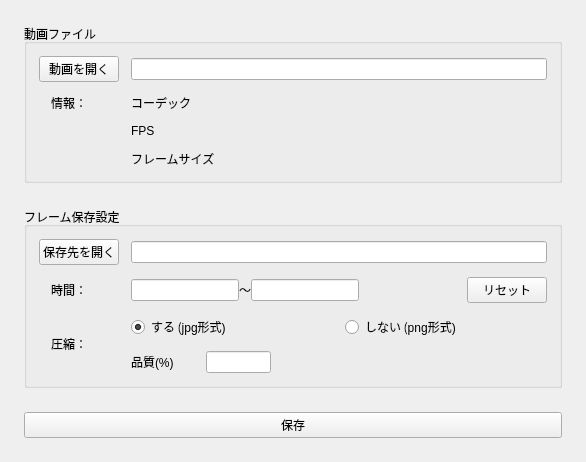
<?xml version="1.0" encoding="UTF-8"?>
<ui version="4.0">
 <class>MainWindow</class>
 <widget class="QMainWindow" name="MainWindow">
  <property name="geometry">
   <rect>
    <x>0</x>
    <y>0</y>
    <width>586</width>
    <height>437</height>
   </rect>
  </property>
  <property name="sizePolicy">
   <sizepolicy hsizetype="Fixed" vsizetype="Fixed">
    <horstretch>0</horstretch>
    <verstretch>0</verstretch>
   </sizepolicy>
  </property>
  <property name="font">
   <font>
    <family>Meiryo UI</family>
    <pointsize>9</pointsize>
   </font>
  </property>
  <property name="windowTitle">
   <string>V2Img</string>
  </property>
  <widget class="QWidget" name="centralwidget">
   <property name="sizePolicy">
    <sizepolicy hsizetype="Preferred" vsizetype="Fixed">
     <horstretch>0</horstretch>
     <verstretch>0</verstretch>
    </sizepolicy>
   </property>
   <layout class="QVBoxLayout" name="verticalLayout_2">
    <property name="spacing">
     <number>24</number>
    </property>
    <property name="leftMargin">
     <number>24</number>
    </property>
    <property name="topMargin">
     <number>24</number>
    </property>
    <property name="rightMargin">
     <number>24</number>
    </property>
    <property name="bottomMargin">
     <number>24</number>
    </property>
    <item>
     <widget class="QGroupBox" name="targetVideoGroupBox">
      <property name="title">
       <string>動画ファイル</string>
      </property>
      <layout class="QVBoxLayout" name="verticalLayout_3">
       <property name="spacing">
        <number>0</number>
       </property>
       <property name="leftMargin">
        <number>0</number>
       </property>
       <property name="topMargin">
        <number>0</number>
       </property>
       <property name="rightMargin">
        <number>0</number>
       </property>
       <property name="bottomMargin">
        <number>0</number>
       </property>
       <item>
        <layout class="QGridLayout" name="gridLayout">
         <property name="leftMargin">
          <number>12</number>
         </property>
         <property name="topMargin">
          <number>12</number>
         </property>
         <property name="rightMargin">
          <number>12</number>
         </property>
         <property name="bottomMargin">
          <number>12</number>
         </property>
         <property name="spacing">
          <number>12</number>
         </property>
         <item row="1" column="2">
          <widget class="QLabel" name="codecLabel">
           <property name="sizePolicy">
            <sizepolicy hsizetype="Expanding" vsizetype="Fixed">
             <horstretch>0</horstretch>
             <verstretch>0</verstretch>
            </sizepolicy>
           </property>
           <property name="text">
            <string/>
           </property>
          </widget>
         </item>
         <item row="0" column="1" colspan="2">
          <widget class="QLineEdit" name="videoPathLineEdit">
           <property name="sizePolicy">
            <sizepolicy hsizetype="Expanding" vsizetype="Fixed">
             <horstretch>0</horstretch>
             <verstretch>0</verstretch>
            </sizepolicy>
           </property>
           <property name="text">
            <string/>
           </property>
           <property name="readOnly">
            <bool>true</bool>
           </property>
          </widget>
         </item>
         <item row="1" column="0">
          <widget class="QLabel" name="label">
           <property name="text">
            <string>　情報：</string>
           </property>
           <property name="alignment">
            <set>Qt::AlignLeading|Qt::AlignLeft|Qt::AlignVCenter</set>
           </property>
          </widget>
         </item>
         <item row="0" column="0">
          <widget class="QPushButton" name="openVideoButton">
           <property name="sizePolicy">
            <sizepolicy hsizetype="Fixed" vsizetype="Fixed">
             <horstretch>0</horstretch>
             <verstretch>0</verstretch>
            </sizepolicy>
           </property>
           <property name="maximumSize">
            <size>
             <width>16777215</width>
             <height>16777215</height>
            </size>
           </property>
           <property name="text">
            <string>動画を開く</string>
           </property>
          </widget>
         </item>
         <item row="1" column="1">
          <widget class="QLabel" name="label_14">
           <property name="sizePolicy">
            <sizepolicy hsizetype="Fixed" vsizetype="Fixed">
             <horstretch>0</horstretch>
             <verstretch>0</verstretch>
            </sizepolicy>
           </property>
           <property name="text">
            <string>コーデック</string>
           </property>
          </widget>
         </item>
         <item row="2" column="1">
          <widget class="QLabel" name="label_19">
           <property name="sizePolicy">
            <sizepolicy hsizetype="Fixed" vsizetype="Fixed">
             <horstretch>0</horstretch>
             <verstretch>0</verstretch>
            </sizepolicy>
           </property>
           <property name="text">
            <string>FPS</string>
           </property>
          </widget>
         </item>
         <item row="3" column="1">
          <widget class="QLabel" name="label_15">
           <property name="sizePolicy">
            <sizepolicy hsizetype="Fixed" vsizetype="Fixed">
             <horstretch>0</horstretch>
             <verstretch>0</verstretch>
            </sizepolicy>
           </property>
           <property name="text">
            <string>フレームサイズ</string>
           </property>
          </widget>
         </item>
         <item row="3" column="2">
          <widget class="QLabel" name="frameSizeLabel">
           <property name="sizePolicy">
            <sizepolicy hsizetype="Expanding" vsizetype="Fixed">
             <horstretch>0</horstretch>
             <verstretch>0</verstretch>
            </sizepolicy>
           </property>
           <property name="text">
            <string/>
           </property>
          </widget>
         </item>
         <item row="2" column="2">
          <widget class="QLabel" name="fpsLabel">
           <property name="sizePolicy">
            <sizepolicy hsizetype="Expanding" vsizetype="Fixed">
             <horstretch>0</horstretch>
             <verstretch>0</verstretch>
            </sizepolicy>
           </property>
           <property name="text">
            <string/>
           </property>
          </widget>
         </item>
        </layout>
       </item>
      </layout>
     </widget>
    </item>
    <item>
     <widget class="QGroupBox" name="frameSettingsGroupBox">
      <property name="enabled">
       <bool>true</bool>
      </property>
      <property name="title">
       <string>フレーム保存設定</string>
      </property>
      <layout class="QVBoxLayout" name="verticalLayout_4">
       <property name="spacing">
        <number>0</number>
       </property>
       <property name="leftMargin">
        <number>0</number>
       </property>
       <property name="topMargin">
        <number>0</number>
       </property>
       <property name="rightMargin">
        <number>0</number>
       </property>
       <property name="bottomMargin">
        <number>0</number>
       </property>
       <item>
        <layout class="QGridLayout" name="gridLayout_2">
         <property name="leftMargin">
          <number>12</number>
         </property>
         <property name="topMargin">
          <number>12</number>
         </property>
         <property name="rightMargin">
          <number>12</number>
         </property>
         <property name="bottomMargin">
          <number>12</number>
         </property>
         <property name="spacing">
          <number>12</number>
         </property>
         <item row="1" column="0">
          <widget class="QLabel" name="label_21">
           <property name="sizePolicy">
            <sizepolicy hsizetype="Fixed" vsizetype="Fixed">
             <horstretch>0</horstretch>
             <verstretch>0</verstretch>
            </sizepolicy>
           </property>
           <property name="text">
            <string>　時間：</string>
           </property>
          </widget>
         </item>
         <item row="2" column="0">
          <widget class="QLabel" name="label_12">
           <property name="sizePolicy">
            <sizepolicy hsizetype="Fixed" vsizetype="Fixed">
             <horstretch>0</horstretch>
             <verstretch>0</verstretch>
            </sizepolicy>
           </property>
           <property name="text">
            <string>　圧縮：</string>
           </property>
           <property name="alignment">
            <set>Qt::AlignLeading|Qt::AlignLeft|Qt::AlignVCenter</set>
           </property>
          </widget>
         </item>
         <item row="0" column="1">
          <widget class="QLineEdit" name="savedirPathLineEdit">
           <property name="text">
            <string/>
           </property>
           <property name="readOnly">
            <bool>true</bool>
           </property>
          </widget>
         </item>
         <item row="2" column="1">
          <layout class="QGridLayout" name="gridLayout_4" columnstretch="1,1">
           <item row="1" column="0">
            <layout class="QHBoxLayout" name="horizontalLayout_3">
             <item>
              <widget class="QLabel" name="label_13">
               <property name="sizePolicy">
                <sizepolicy hsizetype="Expanding" vsizetype="Fixed">
                 <horstretch>0</horstretch>
                 <verstretch>0</verstretch>
                </sizepolicy>
               </property>
               <property name="text">
                <string>品質(%)</string>
               </property>
               <property name="alignment">
                <set>Qt::AlignLeading|Qt::AlignLeft|Qt::AlignVCenter</set>
               </property>
              </widget>
             </item>
             <item>
              <widget class="QLineEdit" name="jpegQualityLineEdit">
               <property name="sizePolicy">
                <sizepolicy hsizetype="Expanding" vsizetype="Fixed">
                 <horstretch>0</horstretch>
                 <verstretch>0</verstretch>
                </sizepolicy>
               </property>
               <property name="maximumSize">
                <size>
                 <width>65</width>
                 <height>16777215</height>
                </size>
               </property>
               <property name="text">
                <string/>
               </property>
               <property name="maxLength">
                <number>5</number>
               </property>
              </widget>
             </item>
             <item>
              <spacer name="horizontalSpacer">
               <property name="orientation">
                <enum>Qt::Horizontal</enum>
               </property>
               <property name="sizeHint" stdset="0">
                <size>
                 <width>40</width>
                 <height>20</height>
                </size>
               </property>
              </spacer>
             </item>
            </layout>
           </item>
           <item row="0" column="0">
            <widget class="QRadioButton" name="doCompressRadio">
             <property name="sizePolicy">
              <sizepolicy hsizetype="Expanding" vsizetype="Fixed">
               <horstretch>0</horstretch>
               <verstretch>0</verstretch>
              </sizepolicy>
             </property>
             <property name="text">
              <string>する (jpg形式)</string>
             </property>
             <property name="checked">
              <bool>true</bool>
             </property>
            </widget>
           </item>
           <item row="0" column="1">
            <widget class="QRadioButton" name="noCompressRadio">
             <property name="sizePolicy">
              <sizepolicy hsizetype="Expanding" vsizetype="Fixed">
               <horstretch>0</horstretch>
               <verstretch>0</verstretch>
              </sizepolicy>
             </property>
             <property name="text">
              <string>しない (png形式)</string>
             </property>
            </widget>
           </item>
          </layout>
         </item>
         <item row="1" column="1">
          <layout class="QHBoxLayout" name="horizontalLayout_2">
           <property name="spacing">
            <number>0</number>
           </property>
           <item>
            <widget class="QLineEdit" name="timeFromLineEdit">
             <property name="maximumSize">
              <size>
               <width>16777215</width>
               <height>16777215</height>
              </size>
             </property>
             <property name="text">
              <string/>
             </property>
            </widget>
           </item>
           <item>
            <widget class="QLabel" name="label_26">
             <property name="sizePolicy">
              <sizepolicy hsizetype="Fixed" vsizetype="Fixed">
               <horstretch>0</horstretch>
               <verstretch>0</verstretch>
              </sizepolicy>
             </property>
             <property name="text">
              <string>～</string>
             </property>
             <property name="alignment">
              <set>Qt::AlignCenter</set>
             </property>
            </widget>
           </item>
           <item>
            <widget class="QLineEdit" name="timeToLineEdit">
             <property name="maximumSize">
              <size>
               <width>16777215</width>
               <height>16777215</height>
              </size>
             </property>
             <property name="text">
              <string/>
             </property>
            </widget>
           </item>
           <item>
            <spacer name="horizontalSpacer_3">
             <property name="orientation">
              <enum>Qt::Horizontal</enum>
             </property>
             <property name="sizeHint" stdset="0">
              <size>
               <width>40</width>
               <height>20</height>
              </size>
             </property>
            </spacer>
           </item>
           <item>
            <widget class="QPushButton" name="timeResetButton">
             <property name="text">
              <string>リセット</string>
             </property>
            </widget>
           </item>
          </layout>
         </item>
         <item row="0" column="0">
          <widget class="QPushButton" name="openSavedirButton">
           <property name="sizePolicy">
            <sizepolicy hsizetype="Fixed" vsizetype="Fixed">
             <horstretch>0</horstretch>
             <verstretch>0</verstretch>
            </sizepolicy>
           </property>
           <property name="text">
            <string>保存先を開く</string>
           </property>
          </widget>
         </item>
        </layout>
       </item>
      </layout>
     </widget>
    </item>
    <item>
     <widget class="QPushButton" name="saveFramesButton">
      <property name="sizePolicy">
       <sizepolicy hsizetype="Expanding" vsizetype="Fixed">
        <horstretch>0</horstretch>
        <verstretch>0</verstretch>
       </sizepolicy>
      </property>
      <property name="text">
       <string>保存</string>
      </property>
     </widget>
    </item>
   </layout>
  </widget>
 </widget>
 <resources/>
 <connections/>
</ui>
